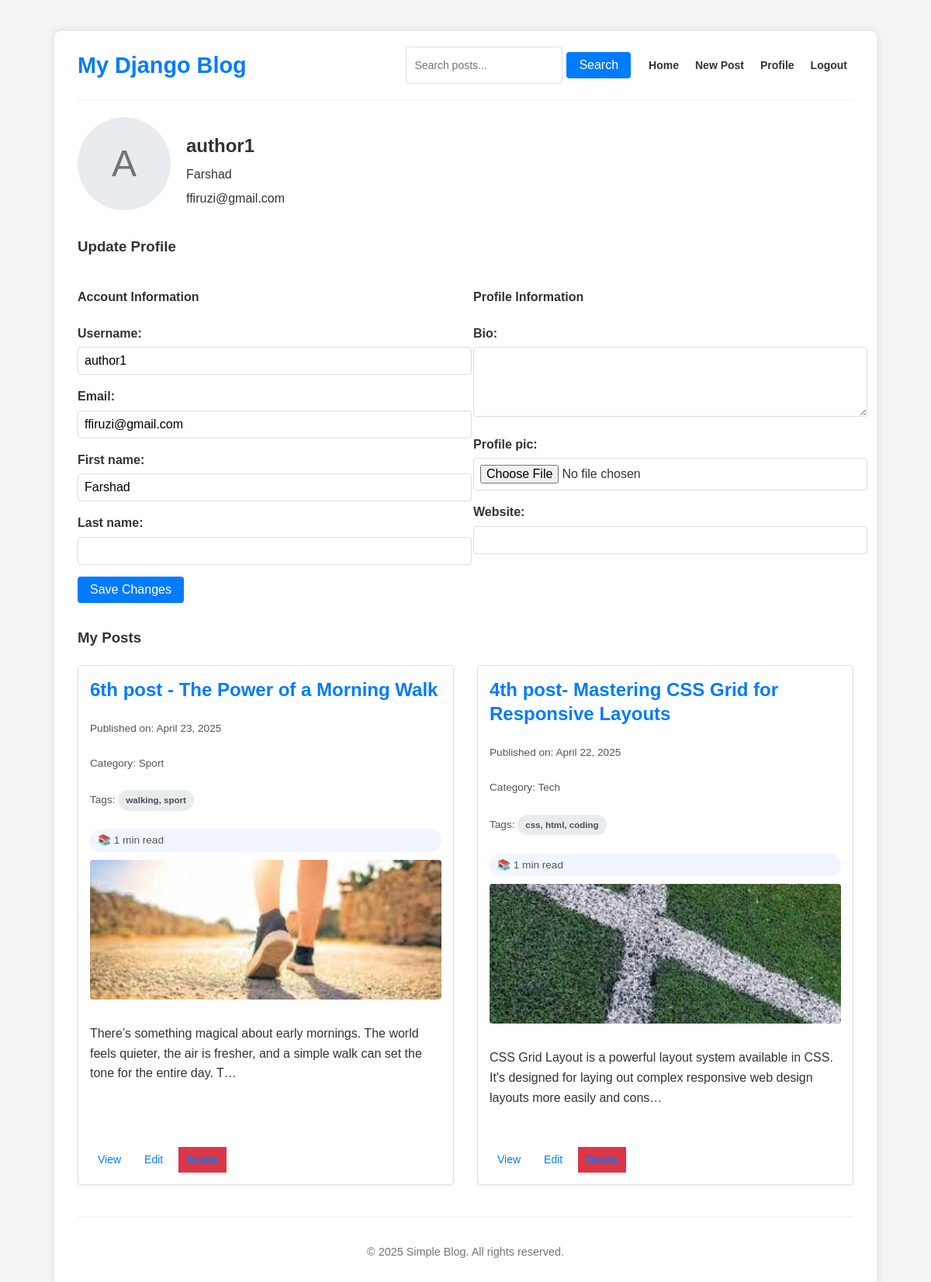
The page /profile/ (signed in) on the database as committed earlier.
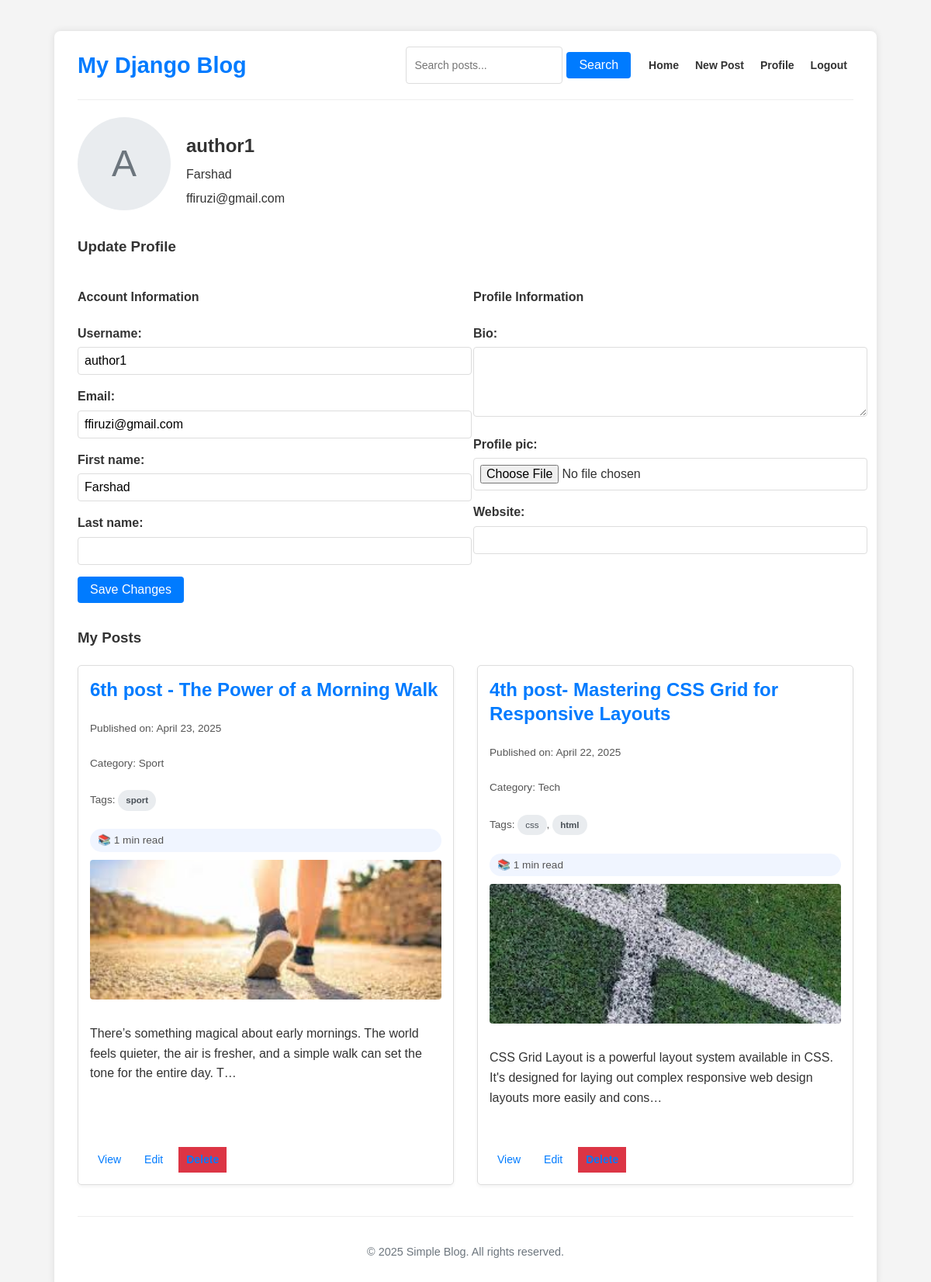
The same page on the database as committed later.
### blog/models.py (models this page shows, shortened)
class UserProfile(models.Model):
    user = models.OneToOneField(User, on_delete=models.CASCADE, related_name='profile')
    bio = models.TextField(max_length=500, blank=True)
    profile_pic = models.ImageField(upload_to='profile_pics/', blank=True, null=True)
    website = models.URLField(blank=True, null=True)

class Post(models.Model):
    title = models.CharField(max_length=200)
    content = models.TextField()
    pub_date = models.DateTimeField(default=timezone.now)
    category = models.ForeignKey(Category, on_delete=models.SET_NULL, null=True, blank=True)
    image = models.ImageField(upload_to='blog_images/', blank=True, null=True)
    author = models.ForeignKey(User, on_delete=models.CASCADE, related_name='blog_posts', null=True)
    tags = models.ManyToManyField(Tag, blank=True, related_name='posts')
    class Meta:
        ordering = ['-pub_date']
    @property
    def image_url(self):
        if self.image and hasattr(self.image, 'url'):
            return self.image.url
        return None # Or a default image URL
    def get_reading_time(self):
        word_count = len(self.content.split())
        reading_time_min = round(word_count / 200)
        if reading_time_min < 1:
            reading_time_min = 1
        return reading_time_min

class Category(models.Model):
    name = models.CharField(max_length=100, unique=True)
    class Meta:
        verbose_name_plural = "Categories"

class Tag(models.Model):
    name = models.CharField(max_length=50, unique=True)
    slug = models.SlugField(max_length=50, unique=True)
    class Meta:
        ordering = ['name']

### blog/views.py (the view)
# urls.py: path('profile/', views.profile, name='profile'),
@login_required
def profile(request):
    if request.method == 'POST':
        user_form = UserUpdateForm(request.POST, instance=request.user)
        profile_form = UserProfileForm(request.POST, request.FILES, instance=request.user.profile)
        if user_form.is_valid() and profile_form.is_valid():
            user_form.save()
            profile_form.save()
            messages.success(request, 'Your profile has been updated!')
            return redirect('profile')
    else:
        user_form = UserUpdateForm(instance=request.user)
        profile_form = UserProfileForm(instance=request.user.profile)
    user_posts_list = Post.objects.filter(author=request.user)
    print(f"Found {user_posts_list.count()} posts for user {request.user.username}")
    paginator = Paginator(user_posts_list, 6)  # Show 6 posts per page
    page = request.GET.get('page')
    try:
        user_posts = paginator.page(page)
    except PageNotAnInteger:
        user_posts = paginator.page(1)
    except EmptyPage:
        user_posts = paginator.page(paginator.num_pages)
    context = {
        'user_form': user_form,
        'profile_form': profile_form,
        'user_posts': user_posts
    }
    return render(request, 'blog/profile.html', context)

### blog/forms.py
class UserUpdateForm(forms.ModelForm):
    email = forms.EmailField()
    class Meta:
        model = User
        fields = ('username', 'email', 'first_name', 'last_name')

class UserProfileForm(forms.ModelForm):
    class Meta:
        model = UserProfile
        fields = ('bio', 'profile_pic', 'website')
        widgets = {
            'bio': forms.Textarea(attrs={'rows': 4}),
        }

### templates/blog/profile.html (shortened to what this page needs)
{% extends 'blog/base.html' %}
{% block content %}
<div class="profile-container">
    <div class="profile-header">
        <div class="profile-avatar">
            {% if user.profile.profile_pic %}
                <img src="{{ user.profile.profile_pic_url }}" alt="{{ user.username }}">
            {% else %}
                <div class="profile-avatar-placeholder">{{ user.username|first|upper }}</div>
            {% endif %}
        </div>
        <div class="profile-info">
            <h2>{{ user.username }}</h2>
            <p class="profile-name">{{ user.first_name }} {{ user.last_name }}</p>
            <p class="profile-email">{{ user.email }}</p>
        </div>
    </div>
    <div class="profile-actions">
        <h3>Update Profile</h3>
        <form method="post" enctype="multipart/form-data" class="profile-form">
            <div class="form-row">
                <div class="form-column">
                    <h4>Account Information</h4>
                    {% for field in user_form %}
                        <div class="form-group">
                            {{ field.label_tag }}
                            {{ field }}
                        </div>
                    {% endfor %}
                </div>
                <div class="form-column">
                    <h4>Profile Information</h4>
                    {% for field in profile_form %}
                        <div class="form-group">
                            {{ field.label_tag }}
                            {{ field }}
                        </div>
                    {% endfor %}
                </div>
            </div>
            <button type="submit" class="btn">Save Changes</button>
        </form>
    </div>
    <div class="user-posts">
    <h3>My Posts</h3>
    {% if user_posts %}
        <div class="posts-grid">
            <ul>
                {% for post in user_posts %}
                    <li>
                        <h2><a href="{% url 'post_detail' post.id %}">{{ post.title }}</a></h2>
                        <p class="post-meta">Published on: {{ post.pub_date|date:"F j, Y" }}</p>
                        {% if post.category %}
                            <p class="post-meta">Category: {{ post.category.name }}</p>
                        {% endif %}
                        {% if post.tags.all %}
                        <p class="post-meta">
                            Tags:
                            {% for tag in post.tags.all %}
                                <a href="{% url 'tag_posts' tag.slug %}" class="tag">{{ tag.name }}</a>{% if not forloop.last %}, {% endif %}
                            {% endfor %}
                        </p>
                        {% endif %}
                        <p class="post-meta reading-time">📚 {{ post.get_reading_time }} min read</p>
                        {% if post.image %}
                            <img src="{{ post.image_url }}" alt="{{ post.title }}" class="post-image">
                        {% endif %}
                        <div class="post-content">
                            <p>{{ post.content|truncatechars:150 }}</p>
                        </div>
                        <div class="post-actions">
                            <a href="{% url 'post_detail' post.id %}" class="btn-small">View</a>
                            <a href="{% url 'update_post' post.id %}" class="btn-small">Edit</a>
                            <a href="{% url 'delete_post' post.id %}" class="btn-small btn-danger">Delete</a>
                        </div>
                    </li>
                {% empty %}
                    <li>No posts found.</li>
                {% endfor %}
            </ul>
        </div>
    {% else %}
        <p>You haven't created any posts yet.</p>
        <a href="{% url 'create_post' %}" class="btn">Create Your First Post</a>
    {% endif %}
</div>
</div>
{% endblock %}

Rows that differ between the two databases and show on the page:
removed Tag: name "walking, sport", shown under Post "6th post - The Power of a Morning Walk"
removed Tag: name "css, html, coding", shown under Post "4th post- Mastering CSS Grid for Responsive Layouts"
added Tag: name "sport", shown under Post "6th post - The Power of a Morning Walk"
added Tag: name "css", shown under Post "4th post- Mastering CSS Grid for Responsive Layouts"
added Tag: name "html", shown under Post "4th post- Mastering CSS Grid for Responsive Layouts"
